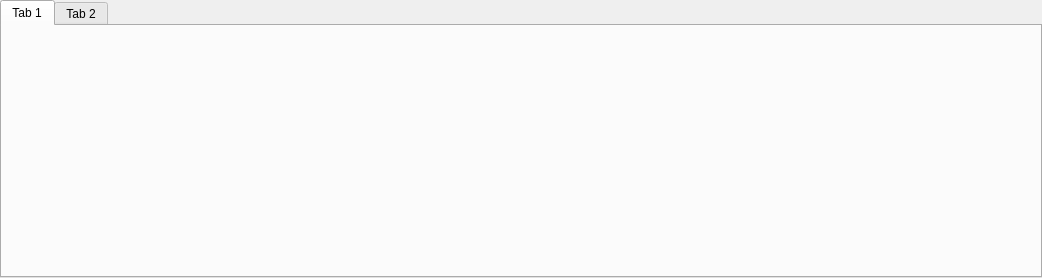
<?xml version="1.0" encoding="UTF-8"?>
<ui version="4.0">
 <class>WidgetDetailResults</class>
 <widget class="QWidget" name="WidgetDetailResults">
  <property name="geometry">
   <rect>
    <x>0</x>
    <y>0</y>
    <width>1042</width>
    <height>278</height>
   </rect>
  </property>
  <property name="windowTitle">
   <string>Form</string>
  </property>
  <layout class="QGridLayout" name="gridLayout">
   <property name="leftMargin">
    <number>0</number>
   </property>
   <property name="topMargin">
    <number>0</number>
   </property>
   <property name="rightMargin">
    <number>0</number>
   </property>
   <property name="bottomMargin">
    <number>0</number>
   </property>
   <property name="spacing">
    <number>0</number>
   </property>
   <item row="0" column="0" colspan="2">
    <widget class="QTabWidget" name="tabWidgetResults">
     <widget class="QWidget" name="tab">
      <attribute name="title">
       <string>Tab 1</string>
      </attribute>
     </widget>
     <widget class="QWidget" name="tab_2">
      <attribute name="title">
       <string>Tab 2</string>
      </attribute>
     </widget>
    </widget>
   </item>
  </layout>
 </widget>
 <resources/>
 <connections/>
</ui>
